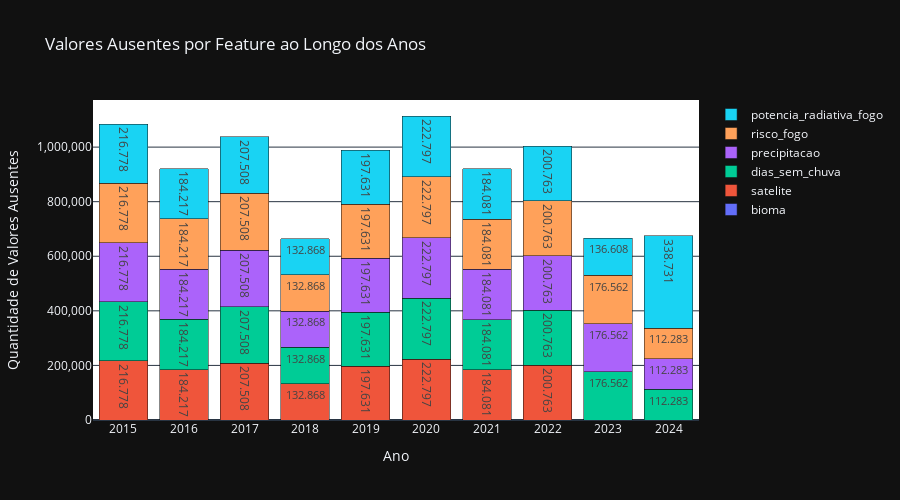

Notebook code cell kept with this figure:
### Code cell
df_nulls = (
    df.group_by('ano')
    .agg(pl.all().null_count())
    .sort('ano')
)

df_melted = (
    df_nulls.unpivot(
        index='ano',
        on=[col for col in df_nulls.columns if col != 'ano']
    )
    .filter(pl.col('value') > 0)
    .rename({'variable': 'feature', 'value': 'null_count'})
    .with_columns(
        pl.col('null_count').map_elements(
            lambda x: f'{x:_.0f}'.replace('_', '.'),
            return_dtype=pl.Utf8
        ).alias('null_count_fmt')
    )
)

df_plot = df_melted.to_pandas()

fig = go.Figure()

for feature in df_plot['feature'].unique():
    df_feature = df_plot[df_plot['feature'] == feature]
    fig.add_trace(go.Bar(
        name=feature,
        x=df_feature['ano'],
        y=df_feature['null_count'],
        text=df_feature['null_count_fmt'],
        textposition='inside',
        hovertemplate='<b>%{fullData.name}</b><br>Ano: %{x}<br>Nulls: %{text}<extra></extra>'
    ))

fig.update_layout(
    title='Valores Ausentes por Feature ao Longo dos Anos',
    xaxis=dict(title='Ano', tickmode='linear', dtick=1),
    yaxis=dict(title='Quantidade de Valores Ausentes', tickformat=','),
    barmode='stack',
    height=500,
    plot_bgcolor='white',
    hovermode='closest'
)

fig.show()

### Figure 1 — Plotly figure (JSON) as saved in the notebook; plotly's stock layout.template omitted (floating-point values rounded to 4 significant figures)
{"data": [{"hovertemplate": "<b>%{fullData.name}</b><br>Ano: %{x}<br>Nulls: %{text}<extra></extra>", "name": "bioma", "text": ["5", "1"], "textposition": "inside", "x": [2023, 2024], "y": [5, 1], "type": "bar"}, {"hovertemplate": "<b>%{fullData.name}</b><br>Ano: %{x}<br>Nulls: %{text}<extra></extra>", "name": "satelite", "text": ["216.778", "184.217", "207.508", "132.868", "197.631", "222.797", "184.081", "200.763"], "textposition": "inside", "x": [2015, 2016, 2017, 2018, 2019, 2020, 2021, 2022], "y": [216778, 184217, 207508, 132868, 197631, 222797, 184081, 200763], "type": "bar"}, {"hovertemplate": "<b>%{fullData.name}</b><br>Ano: %{x}<br>Nulls: %{text}<extra></extra>", "name": "dias_sem_chuva", "text": ["216.778", "184.217", "207.508", "132.868", "197.631", "222.797", "184.081", "200.763", "176.562", "112.283"], "textposition": "inside", "x": [2015, 2016, 2017, 2018, 2019, 2020, 2021, 2022, 2023, 2024], "y": [216778, 184217, 207508, 132868, 197631, 222797, 184081, 200763, 176562, 112283], "type": "bar"}, {"hovertemplate": "<b>%{fullData.name}</b><br>Ano: %{x}<br>Nulls: %{text}<extra></extra>", "name": "precipitacao", "text": ["216.778", "184.217", "207.508", "132.868", "197.631", "222.797", "184.081", "200.763", "176.562", "112.283"], "textposition": "inside", "x": [2015, 2016, 2017, 2018, 2019, 2020, 2021, 2022, 2023, 2024], "y": [216778, 184217, 207508, 132868, 197631, 222797, 184081, 200763, 176562, 112283], "type": "bar"}, {"hovertemplate": "<b>%{fullData.name}</b><br>Ano: %{x}<br>Nulls: %{text}<extra></extra>", "name": "risco_fogo", "text": ["216.778", "184.217", "207.508", "132.868", "197.631", "222.797", "184.081", "200.763", "176.562", "112.283"], "textposition": "inside", "x": [2015, 2016, 2017, 2018, 2019, 2020, 2021, 2022, 2023, 2024], "y": [216778, 184217, 207508, 132868, 197631, 222797, 184081, 200763, 176562, 112283], "type": "bar"}, {"hovertemplate": "<b>%{fullData.name}</b><br>Ano: %{x}<br>Nulls: %{text}<extra></extra>", "name": "potencia_radiativa_fogo", "text": ["216.778", "184.217", "207.508", "132.868", "197.631", "222.797", "184.081", "200.763", "136.608", "338.731"], "textposition": "inside", "x": [2015, 2016, 2017, 2018, 2019, 2020, 2021, 2022, 2023, 2024], "y": [216778, 184217, 207508, 132868, 197631, 222797, 184081, 200763, 136608, 338731], "type": "bar"}], "layout": {"xaxis": {"title": {"text": "Ano"}, "tickmode": "linear", "dtick": 1}, "yaxis": {"title": {"text": "Quantidade de Valores Ausentes"}, "tickformat": ","}, "title": {"text": "Valores Ausentes por Feature ao Longo dos Anos"}, "barmode": "stack", "height": 500, "plot_bgcolor": "white", "hovermode": "closest"}}
